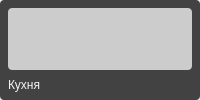
     <widget class="QWidget" name="page_7">
      <layout class="QVBoxLayout" name="verticalLayout_20">
       <property name="spacing">
        <number>0</number>
       </property>
       <property name="leftMargin">
        <number>0</number>
       </property>
       <property name="topMargin">
        <number>0</number>
       </property>
       <property name="rightMargin">
        <number>0</number>
       </property>
       <property name="bottomMargin">
        <number>0</number>
       </property>
       <item>
        <widget class="QWidget" name="widget_37" native="true">
         <layout class="QGridLayout" name="gridLayout_3" rowstretch="0" columnstretch="1">
          <property name="leftMargin">
           <number>0</number>
          </property>
          <property name="topMargin">
           <number>0</number>
          </property>
          <property name="rightMargin">
           <number>0</number>
          </property>
          <property name="bottomMargin">
           <number>0</number>
          </property>
          <property name="spacing">
           <number>16</number>
          </property>
          <item row="0" column="0">
           <widget class="QWidget" name="widget_53" native="true">
            <property name="styleSheet">
             <string notr="true">background: #424242;
border-radius: 4px;
color: #f5f5f5;</string>
            </property>
            <layout class="QVBoxLayout" name="verticalLayout_19" stretch="1,0">
             <property name="spacing">
              <number>8</number>
             </property>
             <property name="leftMargin">
              <number>8</number>
             </property>
             <property name="topMargin">
              <number>8</number>
             </property>
             <property name="rightMargin">
              <number>8</number>
             </property>
             <property name="bottomMargin">
              <number>8</number>
             </property>
             <item>
              <widget class="QWidget" name="widget_54" native="true">
               <property name="cursor">
                <cursorShape>PointingHandCursor</cursorShape>
               </property>
               <property name="styleSheet">
                <string notr="true">background: #ccc;</string>
               </property>
              </widget>
             </item>
             <item>
              <widget class="QWidget" name="widget_55" native="true">
               <property name="styleSheet">
                <string notr="true">padding: 0;</string>
               </property>
               <layout class="QHBoxLayout" name="horizontalLayout_18" stretch="1,0">
                <property name="spacing">
                 <number>8</number>
                </property>
                <property name="leftMargin">
                 <number>0</number>
                </property>
                <property name="topMargin">
                 <number>0</number>
                </property>
                <property name="rightMargin">
                 <number>0</number>
                </property>
                <property name="bottomMargin">
                 <number>0</number>
                </property>
                <item>
                 <widget class="QLabel" name="label_17">
                  <property name="text">
                   <string>Кухня</string>
                  </property>
                 </widget>
                </item>
                <item>
                 <widget class="QPushButton" name="pushButton_19">
                  <property name="cursor">
                   <cursorShape>PointingHandCursor</cursorShape>
                  </property>
                  <property name="text">
                   <string/>
                  </property>
                  <property name="icon">
                   <iconset resource="images.qrc">
                    <normaloff>:/img/videocam.png</normaloff>:/img/videocam.png</iconset>
                  </property>
                 </widget>
                </item>
               </layout>
              </widget>
             </item>
            </layout>
           </widget>
          </item>
         </layout>
        </widget>
       </item>
      </layout>
     </widget>
